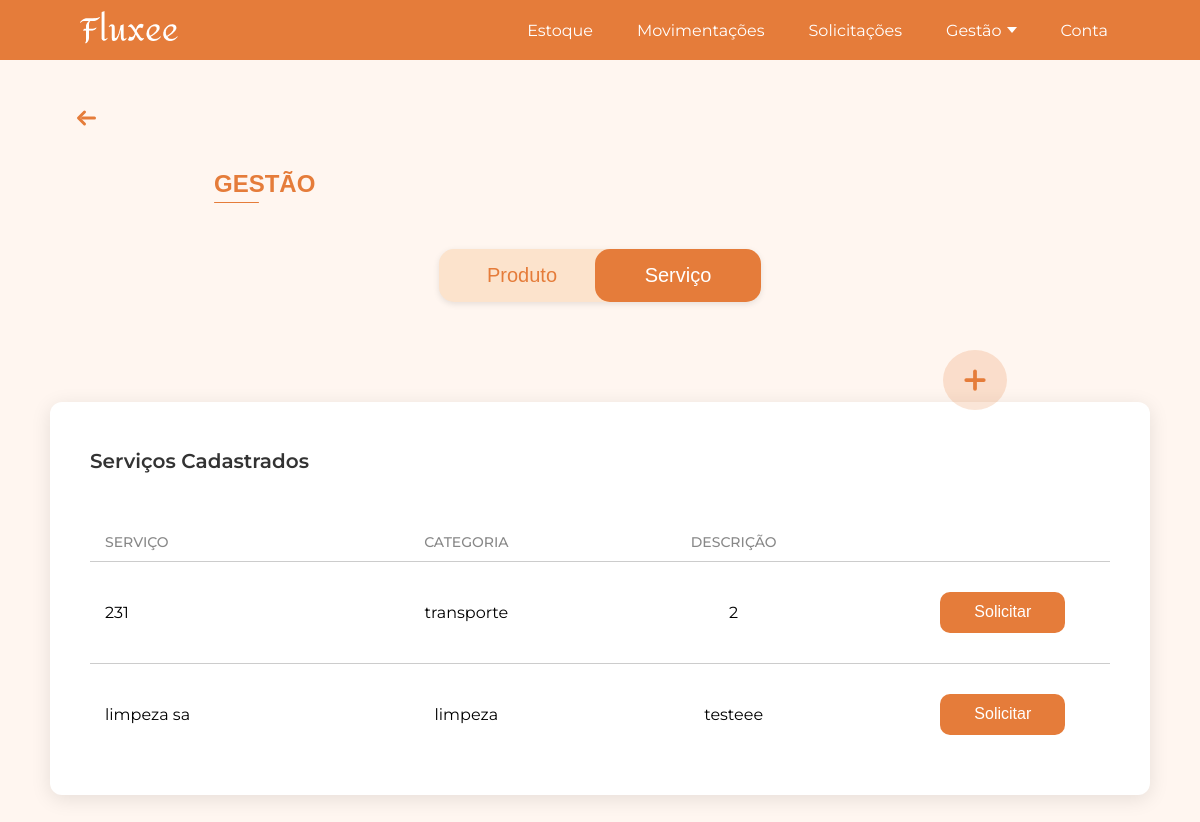
The app's page /gestao_servico/, older data.
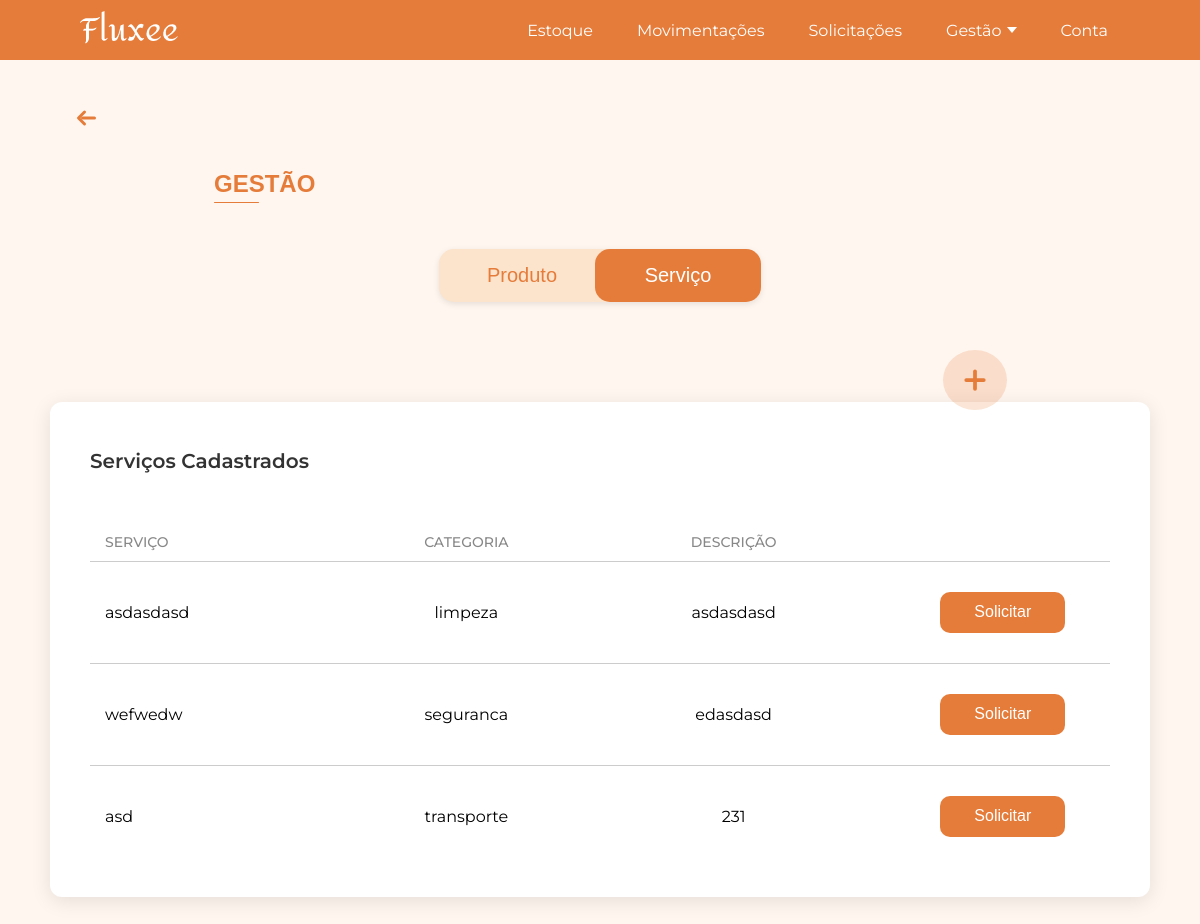
The same page, newer data.
### app/models.py (models this page shows, shortened)
class Service(db.Model):
    __tablename__ = 'services'
    id = db.Column(db.Integer, primary_key=True)
    nome = db.Column(db.String(120), nullable=False)
    categoria = db.Column(db.String(30), nullable=False)  # transporte / limpeza / seguranca
    descricao = db.Column(db.Text, nullable=True)
    transporte = db.relationship("ServiceTransporte", backref="service", uselist=False)

### app/view.py (the view)
@app.route('/gestao_servico/')
def gestao_servico():
    servicos = Service.query.all()  # pega todos os serviços do banco
    return render_template('gestao_servico.html', servicos=servicos)

### app/templates/gestao_servico.html (shortened to what this page needs)
<!DOCTYPE html>
<html lang="pt-BR">
<head>
    <link rel="stylesheet" href="{{ url_for('static', filename='css/gestao_servicos.css') }}">
</head>
<body>
    {% include 'componentes/alertas/alerta_sucesso.html' %}
    {% include 'componentes/header/header.html' %}
    {% with texto="GESTÃO" %}
        {% include 'componentes/titulos/titulo.html' %}
    {% endwith %}
    {% include 'componentes/botoes/botao_gestao_add_servico.html' %}
    {% include 'componentes/botoes/botaogestao.html' %}
    <div class="gestao-container">
        <div class="gestao-box">
            <h2 class="gestao-box-title">Serviços Cadastrados</h2>
            <div class="gestao-tabela">
                <div class="gestao-cabecalho">
                    <span class="coluna-produto">SERVIÇO</span>
                    <span class="coluna-categoria">CATEGORIA</span>
                    <span class="coluna-descricao">DESCRIÇÃO</span>
                </div>
                {% for s in servicos %}
                    <div class="gestao-linha linha-dinamica">
                        <span class="linha-produto">{{ s.nome }}</span>
                        <span class="linha-categoria">{{ s.categoria }}</span>
                        <span class="linha-descricao">{{ s.descricao }}</span>
                        <span class="linha-acao">
                            <button class="btn-solicitar"
                                    data-categoria="{{ s.categoria }}"
                                    data-nome="{{ s.nome }}">
                                Solicitar
                            </button>
                        </span>
                    </div>
                {% endfor %}
            </div>
        </div>
    </div>
                    {% include 'componentes/boxs/box_data_saida.html' %}
                    {% include 'componentes/boxs/box_data_retorno.html' %}
                    {% include 'componentes/boxs/box_qt_onibus.html' %}
                    {% include 'componentes/boxs/box_horario_saida.html' %}
                    {% include 'componentes/boxs/box_horario_chegada.html' %}
                    {% include 'componentes/boxs/dropdown_tempo.html' %}
                    {% include 'componentes/boxs/box_ambiente.html' %}
                    {% include 'componentes/boxs/dropdown_frequencia.html' %}
                    {% include 'componentes/boxs/box_data_inicio.html' %}
                    {% include 'componentes/boxs/box_area_atuacao.html' %}
                    {% include 'componentes/boxs/dropdown_turno.html' %}
                {% with texto="Enviar Solicitação" %}
                    {% include 'componentes/botoes/botao_solicitar.html' %}
                {% endwith %}
</body>
</html>

### app/templates/componentes/alertas/alerta_sucesso.html (shortened to what this page needs)
<link rel="stylesheet" href="{{ url_for('static', filename='css/diversos/alerta_sucesso.css') }}">

### app/templates/componentes/header/header.html (shortened to what this page needs)
<header class="site-header">
  <div class="container">
    <a href="/" class="logo">
      <img src="{{ url_for('static', filename='images/fluxee2.png') }}" alt="Logo Fluxeé">
    </a>
    <nav class="nav">
      <ul>
        <li><a href="#">Estoque</a></li>
        <li><a href="{{ url_for('movimentacoes') }}">Movimentações</a></li>
        <li><a href="{{ url_for('solicitacoes') }}">Solicitações</a></li>
        <li class="dropdown_gestao">
          <a href="#" class="dropbtn">
            Gestão <span class="arrow"></span>
          </a>
        </li>
        <li><a href="#">Conta</a></li>
      </ul>
    </nav>
  </div>
</header>
<link rel="stylesheet" href="{{ url_for('static', filename='css/header.css') }}">

### app/templates/componentes/titulos/titulo.html
<div class="titulo-container">
    <div class="seta-container">
        <a href="{{ url_for('home') }}" class="titulo-voltar" title="Voltar para a página inicial">
            <svg xmlns="http://www.w3.org/2000/svg" width="45" height="24" fill="none" stroke="#E57C3A" stroke-width="3" stroke-linecap="round" stroke-linejoin="round" viewBox="0 0 24 24">
                <line x1="8" y1="12" x2="20" y2="12" />
                <polyline points="10 6 4 12 10 18" />
            </svg>
        </a>
    </div>
    <div class="titulo-linha">
        <h1 class="titulo">{{ texto }}</h1>
    </div>
</div>
<link rel="stylesheet" href="{{ url_for('static', filename='css/diversos/titulo.css') }}">

### app/templates/componentes/botoes/botao_gestao_add_servico.html
<a href="{{ url_for('cadastrar_servico') }}" class="botao-adicionar-servico" title="Adicionar novo servico">
    <svg xmlns="http://www.w3.org/2000/svg" width="24" height="24" fill="none" stroke="#E57C3A" stroke-width="3" stroke-linecap="round" stroke-linejoin="round" viewBox="0 0 24 24">
        <line x1="12" y1="5" x2="12" y2="19"/>
        <line x1="5" y1="12" x2="19" y2="12"/>
    </svg>
</a>
<link rel="stylesheet" href="{{ url_for('static', filename='css/botoes/botao_gestao_add_servico.css') }}">

### app/templates/componentes/botoes/botaogestao.html
<link rel="stylesheet" href="{{ url_for('static', filename='css/botoes/botaogestao.css') }}">
<div class="container">
  <div class="toggle-container">
    <a href="{{ url_for('gestao') }}" class="toggle-btn {% if request.path == '/gestao/' %}active{% endif %}">Produto</a>
    <a href="{{ url_for('gestao_servico') }}" class="toggle-btn {% if request.path == '/gestao_servico/' %}active{% endif %}">Serviço</a>
  </div>
</div>
<link rel="stylesheet" href="{{ url_for('static', filename='js/botaogestao.js') }}">

### app/templates/componentes/boxs/box_data_saida.html (shortened to what this page needs)
<link rel="stylesheet" href="{{ url_for('static', filename='css/boxs/box_data_saida.css') }}">

### app/templates/componentes/boxs/box_data_retorno.html (shortened to what this page needs)
<link rel="stylesheet" href="{{ url_for('static', filename='css/boxs/box_data_retorno.css') }}">

### app/templates/componentes/boxs/box_qt_onibus.html (shortened to what this page needs)
<link rel="stylesheet" href="{{ url_for('static', filename='css/boxs/box_qt_onibus.css') }}">

### app/templates/componentes/boxs/box_horario_saida.html (shortened to what this page needs)
<link rel="stylesheet" href="{{ url_for('static', filename='css/boxs/box_horario_saida.css') }}">

### app/templates/componentes/boxs/box_horario_chegada.html (shortened to what this page needs)
<link rel="stylesheet" href="{{ url_for('static', filename='css/boxs/box_horario_chegada.css') }}">

### app/templates/componentes/boxs/dropdown_tempo.html (shortened to what this page needs)
<link rel="stylesheet" href="{{ url_for('static', filename='css/boxs/dropdown_tipo_usuario.css') }}">

### app/templates/componentes/boxs/box_ambiente.html (shortened to what this page needs)
<link rel="stylesheet" href="{{ url_for('static', filename='css/boxs/box_ambiente.css') }}">

### app/templates/componentes/boxs/dropdown_frequencia.html (shortened to what this page needs)
<link rel="stylesheet" href="{{ url_for('static', filename='css/boxs/dropdown_frequencia.css') }}">

### app/templates/componentes/boxs/box_data_inicio.html (shortened to what this page needs)
<link rel="stylesheet" href="{{ url_for('static', filename='css/boxs/box_data_inicio.css') }}">

### app/templates/componentes/boxs/box_area_atuacao.html (shortened to what this page needs)
<link rel="stylesheet" href="{{ url_for('static', filename='css/boxs/box_area_atuacao.css') }}">

### app/templates/componentes/boxs/dropdown_turno.html (shortened to what this page needs)
<link rel="stylesheet" href="{{ url_for('static', filename='css/boxs/dropdown_turno.css') }}">

### app/templates/componentes/botoes/botao_solicitar.html (shortened to what this page needs)
<link rel="stylesheet" href="{{ url_for('static', filename='css/botoes/botao_solicitar.css') }}">

### app/static/css/gestao_servicos.css (style rules this page uses)
html, body { margin: 0; padding: 0; font-family: 'Montserrat', Arial, sans-serif; background-color: #FFF6F0; }
.gestao-container { display: flex; justify-content: center; align-items: flex-start; gap: 50px; padding: 50px 0; }
.gestao-box { width: 1850px; background: #fff; border-radius: 12px; box-shadow: 0 4px 20px rgba(0,0,0,0.1); padding: 30px 40px; box-sizing: border-box; }
.gestao-box-title { font-size: 20px; font-weight: 600; margin-bottom: 50px; color: #333; }
.gestao-cabecalho { display: flex; padding: 10px 15px; font-weight: 500; color: #888; font-size: 14px; }
.coluna-produto { width: 23%; text-align: left; }
.coluna-categoria { width: 27%; text-align: center; }
.coluna-descricao { width: 27%; text-align: center; }
.gestao-linha { display: flex; align-items: center; padding: 30px 15px; border-top: 1px solid #ccc; height: auto; background: transparent; }
.gestao-linha:last-of-type { margin-bottom: 0; }
.gestao-linha .linha-produto { width: 23%; }
.gestao-linha .linha-categoria { width: 27%; text-align: center; }
.gestao-linha .linha-descricao { width: 27%; text-align: center; }
.gestao-linha .linha-acao { width: 20%; text-align: right; }
.btn-solicitar { width: 145px; height: 48px; background-color: #E57C3A; color: #fff; border: none; font-size: 16px; cursor: pointer; border-radius: 10px; transition: background-color 0.3s ease, transform 0.2s ease; }
@media (max-width: 2100px) { .gestao-box { width: 1600px; } }
@media (max-width: 1800px) { .gestao-box { width: 1350px; } }
@media (max-width: 1600px) { .gestao-box { width: 1200px; } }
@media (max-width: 1450px) { .gestao-box { width: 1100px; } }
@media (max-width: 1400px) { .gestao-box { margin-top: 50px; } }

### app/static/css/header.css (style rules this page uses)
.site-header { background-color: #E57C3A; width: 100%; height: 65px; max-height: 60px; color: white; display: flex; align-items: center; padding: 0 80px; box-sizing: border-box; }
.site-header .container { display: flex; justify-content: space-between; align-items: center; width: 100%; margin: 0 auto; padding-right: 0; }
.logo { font-size: 1.5rem; font-weight: bold; }
.nav ul { display: flex; list-style: none; margin: 0; padding: 0; font-family: 'Montserrat', sans-serif; gap: 20px; }
.nav li { position: relative; margin: 0; }
.nav a { display: inline-flex; align-items: center; text-decoration: none; color: white; font-family: 'Montserrat', sans-serif; padding: 8px 12px; transition: color 0.3s ease; }
.nav li.dropdown_gestao .dropbtn { cursor: pointer; display: inline-flex; align-items: center; gap: 5px; }
.nav li.dropdown_gestao .arrow { display: inline-block; width: 0; height: 0; border-left: 5px solid transparent; border-right: 5px solid transparent; border-top: 6px solid white; transition: transform 0.3s ease; }

### app/static/css/diversos/titulo.css (style rules this page uses)
.titulo-container { margin-left: 64px; margin-top: 46px; display: block; }
.seta-container { margin-bottom: 20px; }
.titulo-voltar { text-decoration: none; display: inline-flex; align-items: center; transition: transform 0.2s ease; }
.titulo-linha .titulo { color: #E57C3A; margin-left: 150px; font-size: 24px; font-weight: 600; font-family: Arial, Helvetica, sans-serif; position: relative; display: inline-block; }
.titulo-linha .titulo::after { content: ""; display: block; width: 45px; height: 1px; background-color: #E57C3A; margin-top: 4px; border-radius: 2px; }

### app/static/css/botoes/botao_gestao_add_servico.css (style rules this page uses)
.botao-adicionar-servico { display: flex; align-items: center; justify-content: center; width: 64px; height: 60px; border-radius: 50%; background-color: rgba(229, 124, 58, 0.2); text-decoration: none; cursor: pointer; transition: transform 0.2s ease, box-shadow 0.2s ease; position: fixed; right: 193px; top: 350px; z-index: 1000; }
.botao-adicionar-servico svg { width: 30px; height: 30px; stroke: #E57C3A; }

### app/static/css/botoes/botao_solicitar.css (style rules this page uses)
.btn-solicitar { width: 125px; height: 41px; background-color: #E57C3A; color: #FFFFFF; border: none; font-size: 16px; cursor: pointer; border-radius: 10px; transition: background-color 0.3s ease, transform 0.2s ease; }

Row changes from the older to the newer data that the page shows:
removed Service: nome "231", categoria "transporte", descricao "2"
removed Service: nome "limpeza sa", categoria "limpeza", descricao "testeee"
added Service: nome "asdasdasd", categoria "limpeza", descricao "asdasdasd"
added Service: nome "wefwedw", categoria "seguranca", descricao "edasdasd"
added Service: nome "asd", categoria "transporte", descricao "231"
